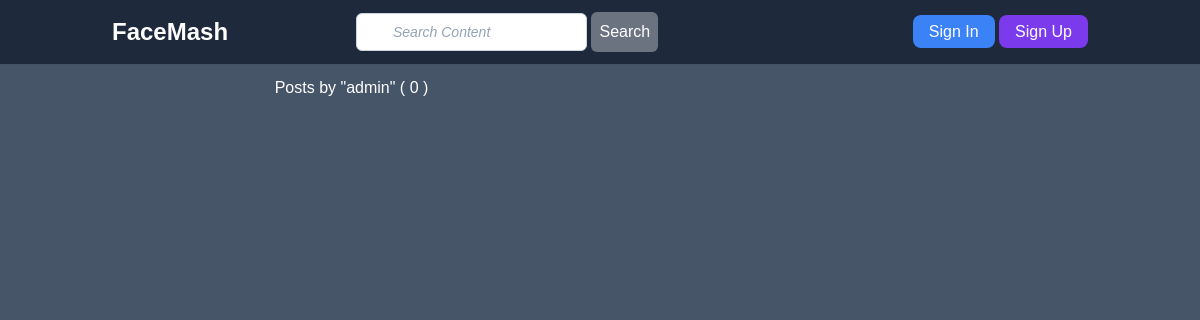
Page /users/admin/posts on the earlier database version.
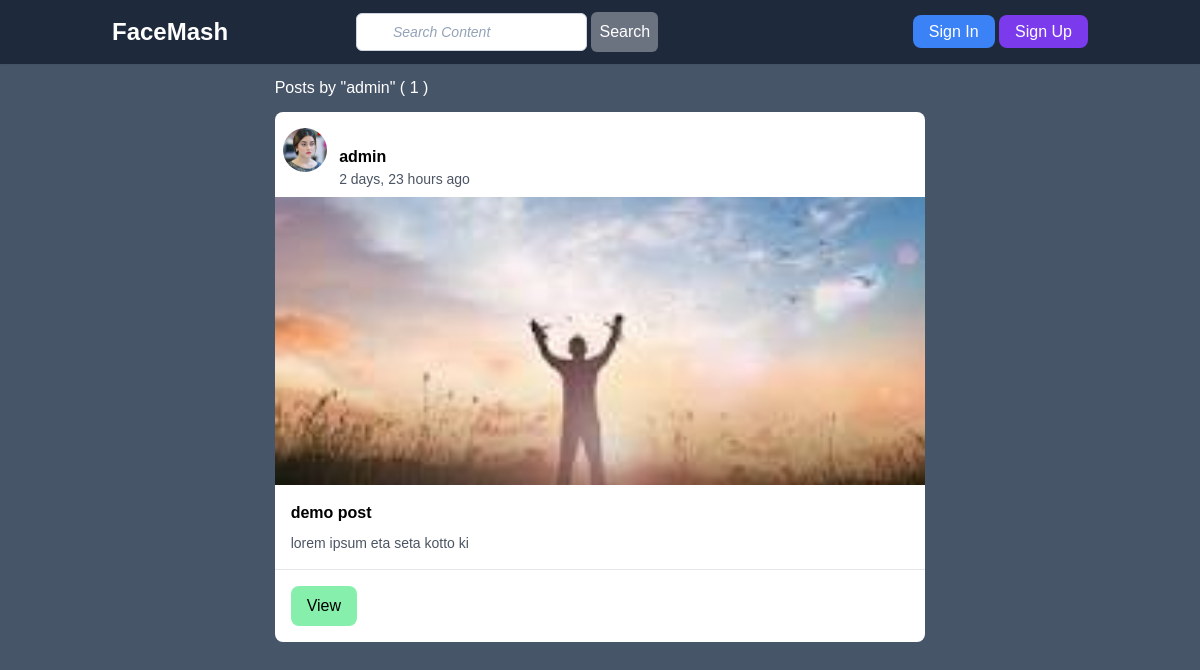
Same page on the later database version.
### feed/models.py (models this page shows, shortened)
class Post(models.Model):
    title = models.CharField(max_length=300, null=False, blank=False)
    description = models.TextField(blank=True)
    posted_at = models.DateTimeField(auto_now_add=True)
    post_image = models.ImageField(upload_to ="feeds/", null=True, blank=True)
    post_author = models.ForeignKey(User,on_delete=models.CASCADE)

### users/models.py (models this page shows, shortened)
class Profile(models.Model):
    full_name = models.CharField(max_length=100,blank=True,null=True)
    user = models.OneToOneField(User, on_delete=models.CASCADE)
    profile_image = models.ImageField(default='profile_picture/default_profile.jpg', upload_to='profile_picture')
    cover_photo = models.ImageField(default='cover_photo/default_cover.jpg', upload_to='cover_photo')
    bio = models.TextField(null=True, blank=True)
    date_of_birth = models.CharField(max_length=50, null=True, blank=True)

### users/views.py (the view)
# urls.py: path('<str:username>/posts', UserPostListView.as_view(), name='user-posts'),
class UserPostListView(ListView):
    model = Post
    template_name = 'users/user_posts.html'  # <app>/<model>_<viewtype>.html
    context_object_name = 'posts'
    paginate_by = 5
    def get_queryset(self):
        user = get_object_or_404(User, username=self.kwargs.get('username'))
        return Post.objects.filter(post_author=user).order_by('-posted_at')

### users/templates/users/user_posts.html (shortened to what this page needs)
{% extends 'base.html' %}
{% block content %}
    <section class="flex gap-10 w-4/6 mx-auto">
        <main class="flex-1 w-3/5">
            <h5 class="mb-3 text-white">Posts by "{{ view.kwargs.username }}" ( {{ page_obj.paginator.count }} )</h5>
            {% for post in posts %}
                <div class="bg-white rounded-lg mb-3 w-full">
                    <div class="w-2/10 inline-block pt-2 mt-2 ml-2 m-1 pb-2">
                        <img src="{{ post.post_author.profile.profile_image.url }}" alt="profile picture" class="w-11 h-11 rounded-full">
                    </div>
                    <div class="w-8/10 inline-block pl-1 pb-2 -mt-12">
                        <h4 class="text-base font-semibold">{{ post.post_author }}</h4>
                        <time class="text-gray-600 text-sm block">{{ post.posted_at|timesince }} ago</time>
                    </div>
                    {% if post.post_image %}
                        <img src="{{ post.post_image.url }}" alt={{ post.title }} class="w-full h-72 object-cover">
                    {% endif %}
                    <div class="p-4">
                        <h3 class="text-base font-semibold mb-2">{{ post.title }}</h3>
                        <p class="text-sm text-gray-600">{{ post.description }}</p>
                    </div>
                    <div class="flex justify-between items-center p-4 border-t border-gray-200">
                        <a href="{% url 'post-detail' post.id %}" class="bg-green-300 hover:bg-green-200 px-4 py-2 rounded-lg transition">View</a>
                    </div>
                </div>
            {% endfor %}
        </main>
    </section>
{% endblock %}

Differences in the rows shown:
added Post: post_author.profile.profile_image (picture), post_author "admin", posted_at "2 days, 23 hours", post_image (picture), title "demo post", description "lorem ipsum eta seta kotto ki"
Other differences:
{{ page_obj.paginator.count }}: "0" → "1"
